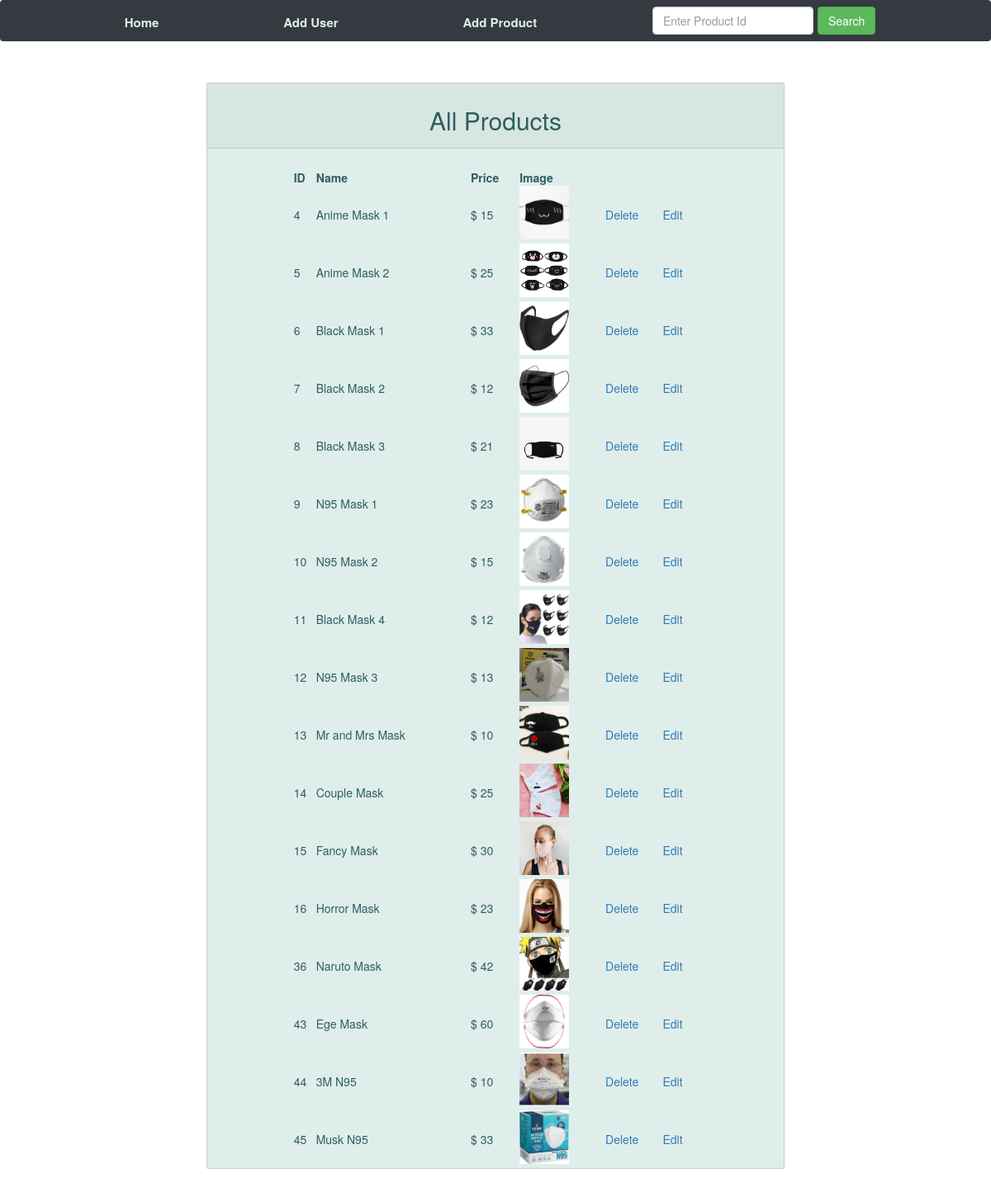
Screenshot of /MyFinalProject/admin_home.php with the database file from the repository.
### tables this page shows
CREATE TABLE `products` (
  `id` int(11) NOT NULL,
  `cat_id` tinyint(4) NOT NULL,
  `name` varchar(150) NOT NULL,
  `description` text NOT NULL,
  `image` varchar(50) NOT NULL,
  `price` float NOT NULL
);

### MyFinalProject/admin_home.php (the view, shortened to what this page needs)
<!DOCTYPE html>
<html lang="en">
<head>
    <link rel="stylesheet" href="https://cdn.jsdelivr.net/npm/bootstrap@4.6.0/dist/css/bootstrap.min.css">
    <link rel="stylesheet" href="https://maxcdn.bootstrapcdn.com/bootstrap/3.3.6/css/bootstrap.min.css" />
</head>
<body class = "background-image" >
<nav class="navbar navbar-expand-sm navbar-dark bg-dark justify-content-between">
    <button class="btn btn-sm basket_text_style" name = "btn_profile" onclick="location.href='admin_home.php'">Home</button>
    <button class="btn btn-sm basket_text_style" name = "btn_profile" onclick="location.href='add_user.php'">Add User</button>
    <button class="btn btn-sm basket_text_style" name = "btn_profile" onclick="location.href='add_product.php'">Add Product</button>
    <form class="form-inline" method="post">
        <input class="form-control mr-sm-2" type="search" name = "s_name" placeholder="Enter Product Id" aria-label="Search">
        <button class="btn btn-success my-2 my-sm-0" type="submit" name = "search">Search</button>
    </form>
</nav>
<div class="row">
    <div class="col"></div>
    <div class="col">
<div class="view_product_box card card_style" align="center">
    <div class="card-header card-header-color">
        <h2>All Products</h2>
    </div>
    <div class=" card-body card-body-color border_bottom"></div>
    <form action="" method="post" enctype="multipart/form-data" />
    <table width="70%" align="center" >
        <thead>
        <tr>
            <th width="%10">ID</th>
            <th width="%20">Name</th>
            <th width="%10">Price</th>
            <th width="%20">Image</th>
            <th width="%20"></th>
            <th width="%20"></th>
        </tr>
        </thead>
        <?php
        require_once 'dbconnect.php';
        $all_products = mysqli_query($connect,"select * from products order by id ASC ");
        while($row=mysqli_fetch_array($all_products)){
            ?>
            <tbody>
            <tr>
                <td><?php echo $row['id']; ?></td>
                <td><?php echo $row['name']; ?></td>
                <td>$ <?php echo $row['price']; ?></td>
                <td><img src="images/<?php echo $row['image']; ?>" width="60" height="70" style="padding-bottom: 5px"/></td>
                <td><a href="admin_home.php?action=view_pro&delete_product=<?php echo $row['id'];?>">Delete</a></td>
                <td><a href="edit_product.php?action=edit_pro&id=<?php echo $row['id'];?>">Edit</a></td>
            </tr>
            </tbody>
            <?php } ?>
    </table>
</div>
</div>
    <div class="col">
</div>
</body>

### MyFinalProject/admin_home.php (style rules this page uses)
.card_style { background-color:#DFEEEA; color : #2f5d62; margin-top:50px; width: 70rem; }
.background-image { background-color: #ffffff; background-repeat: no-repeat; background-attachment: fixed; position: absolute; top:0; width: 100%; height: 100%; background-position: center; background-size: cover; overflow-x: hidden; }
.card { margin: 0 auto; float: none; margin-bottom: 50px; }
.basket_text_style { text-align: right; font-size: 15px; font-weight: bold; color:#DFEEEA; vertical-align: center; height: 30px; }

### rows the page displays
products: id "4", name "Anime Mask 1", price "15", image (picture)
products: id "5", name "Anime Mask 2", price "25", image (picture)
products: id "6", name "Black Mask 1", price "33", image (picture)
products: id "7", name "Black Mask 2", price "12", image (picture)
products: id "8", name "Black Mask 3", price "21", image (picture)
products: id "9", name "N95 Mask 1", price "23", image (picture)
products: id "10", name "N95 Mask 2", price "15", image (picture)
products: id "11", name "Black Mask 4", price "12", image (picture)
products: id "12", name "N95 Mask 3", price "13", image (picture)
products: id "13", name "Mr and Mrs Mask", price "10", image (picture)
products: id "14", name "Couple Mask", price "25", image (picture)
products: id "15", name "Fancy Mask", price "30", image (picture)
products: id "16", name "Horror Mask", price "23", image (picture)
products: id "36", name "Naruto Mask", price "42", image (picture)
products: id "43", name "Ege Mask", price "60", image (picture)
products: id "44", name "3M N95", price "10", image (picture)
products: id "45", name "Musk N95", price "33", image (picture)
